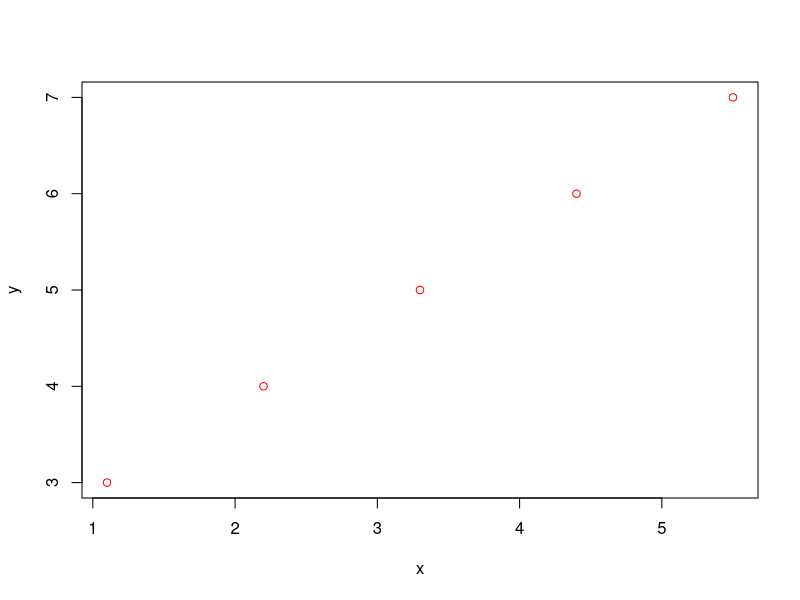

The R script that drew this image: (Note: this script raises an error after producing the figure.)
## ---- chunk 1
knitr::opts_chunk$set(dev = 'pdf')
## ---- chunk 2
df <- data.frame(x = c(1.1, 2.2, 3.3, 4.4, 5.5), y= c(3, 4, 5, 6, 7))
knitr::kable(df)
## ---- chunk 3
with(df, plot(x, y, col = "red"))
## ---- chunk 4
library(raster)
r <- stack(list.files("../Datos-ejemplos/", pattern = "tif", full.names = T)[1:2])
plot(r)
## ---- chunk 5
plot(r[[1]][], r[[2]][], xlab = "x", ylab = "y", col = "red")
## ---- chunk 6
r2 <- stack(list.files("../Datos-ejemplos/", "tif", full.names = T)[2:3])
plot(r2)
## ---- chunk 7
plot(r2[[1]][], r2[[2]][], xlab = "x", ylab = "y", col = "red")
